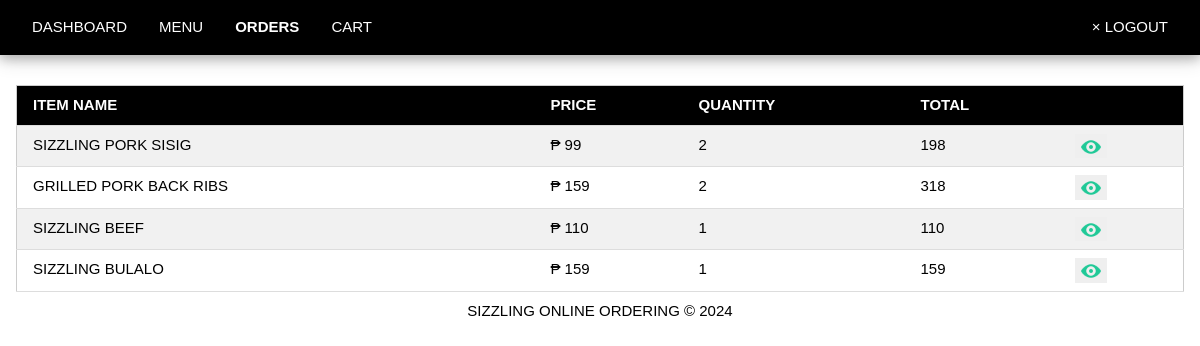
Page /user/orders (signed in) on the earlier database version.
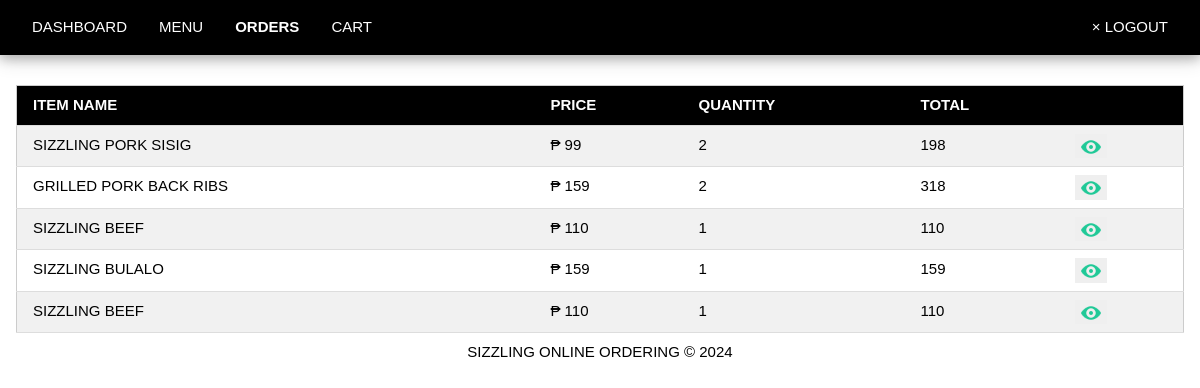
Same page on the later database version.
### tables this page shows
CREATE TABLE 'ItemsOrdered'
('o_id' integer,
'i_id' integer,
'qty' integer,
PRIMARY KEY('o_id', 'i_id'),
FOREIGN KEY('o_id') REFERENCES Orders(`o_id`) ON DELETE CASCADE,
FOREIGN KEY('i_id') REFERENCES Items(`i_id`) ON DELETE CASCADE);

CREATE TABLE `Items`(
'i_id' integer primary key autoincrement,
'title' varchar(100),
'price' decimal(10,2));

### app.py (the view)
@app.route("/user/orders")
def user_orders():
    if 'user' in session:
        head = ['item name','price','quantity', 'total']
        c_id = str(getCustomerId(session['user'])[0]['c_id'])
        rows = getOrders(c_id)
        return render_template("user_orders.html",title="user",header=head,orderlist=rows)
    elif 'admin' in session:
        return redirect(url_for("admin_customers"))
    else:
        flash("Login Properly!!!")
        return redirect(url_for("login"))

### dbhelper.py (called while the page is built)
def connect():
    return sqlite3.connect(database)

def getprocess(sql:str)->list:
    conn = connect()
    conn.row_factory = sqlite3.Row #return dictionary format
    cursor = conn.cursor()
    cursor.execute(sql)
    rows = cursor.fetchall()
    cursor.close()
    return rows

def getCustomerId(email):
    sql = f"SELECT * FROM `Customer` WHERE `email` = '{email}'"
    return getprocess(sql)

def getOrders(c_id):
    sql = f"SELECT O.o_id, I.title, I.price, IO.qty, O.o_date, O.ship_address, (IO.qty * I.price) AS total FROM Items I INNER JOIN ItemsOrdered IO ON I.i_id = IO.i_id INNER JOIN Orders O ON IO.o_id = O.o_id INNER JOIN Customer C ON O.c_id = C.c_id WHERE C.c_id = {c_id}"
    return getprocess(sql)

### templates/user_orders.html (shortened to what this page needs)
{% extends 'base_user.html' %}
{% block nav %}
	<a href="{{ url_for('user_dashboard') }}" class="w3-bar-item w3-left w3-button w3-hover-white">DASHBOARD</a>
	<a href="{{ url_for('user_items') }}" class="w3-bar-item w3-left w3-button w3-hover-white">MENU</a>
	<a href="{{ url_for('user_orders') }}" class="w3-bar-item w3-left w3-button w3-hover-white" style="font-weight: bold">ORDERS</a>
	<a href="{{ url_for('user_cart') }}" class="w3-bar-item w3-left w3-button w3-hover-white">CART</a>
{% endblock %}
{% block content %}
	<div class="w3-responsive">
	<table class="w3-table-all w3-card-4 w3-animate-top w3-hoverable">
		<tr class="w3-black">
			{% for h in header %}
				<th>{{ h | upper }}</th>
			{% endfor %}
			<th></th>
		</tr>
		{% for item in orderlist %}
			<tr>
				<td>{{ item['title'] }}</td>
				<td>&#x20B1; {{ item['price'] }}</td>
				<td>{{ item['qty'] }}</td>
				<td>{{ item['total'] }}</td>
				<td>
					<button style="cursor:pointer;border:none" onclick="document.getElementById('orderdetailsmodal_{{ item['o_id'] }}').style.display='block'">
						<img width="20px" src="{{ url_for('static',filename='icons/eye.png') }}">
					</button>
				</td>
			</tr>
		{% endfor%}
	</table>
	</div>
{% endblock %}

Differences in the rows shown:
added ItemsOrdered: title "SIZZLING BEEF", price "110", qty "1", total "110"
